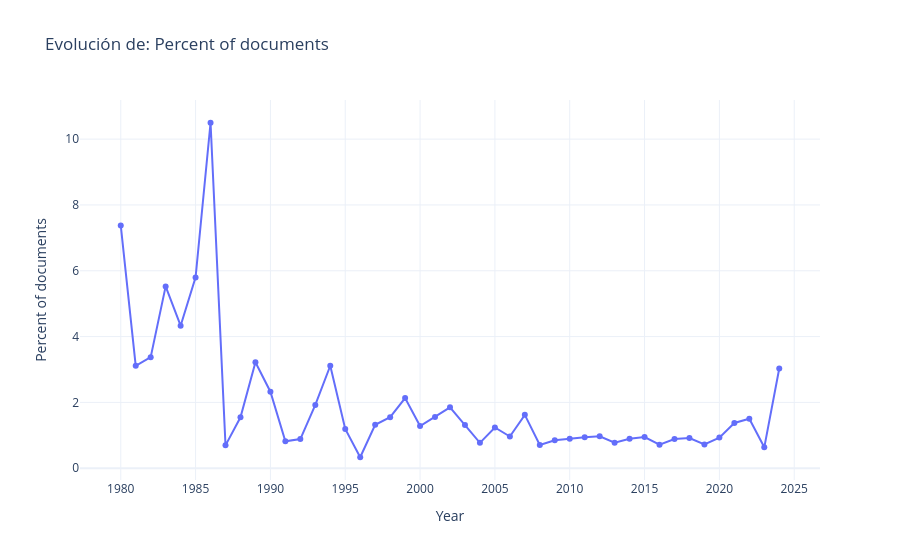

Notebook code for this chart:
### Code cell
#Percent of documents resultó  tener una correlación bastante alta, por lo tanto, las gráficas
#deberían ser bastante parecidas (la generada por pca y la que es a partir de los datos crudos)
#"Ave. authorships"
atributo_a_graficar = "Percent of documents"
#datos que calculamos en el paso anterior (df_features)
df_plot = df_features.reset_index().rename(columns={'index': 'Year'})
fig = px.line(
    df_plot, 
    x='Year', 
    y=atributo_a_graficar,
    title=f"Evolución de: {atributo_a_graficar}",
    markers=True,
    template="plotly_white"
)

# esto es solo para suavisar las esquinas
#fig.update_traces(line_shape='spline', line_width=3)
fig.show()

### Figure 1 — Plotly figure (JSON) as saved in the notebook; plotly's stock layout.template omitted (floating-point values rounded to 4 significant figures)
{"data": [{"hovertemplate": "Year=%{x}<br>Percent of documents=%{y}<extra></extra>", "legendgroup": "", "line": {"color": "#636efa", "dash": "solid"}, "marker": {"symbol": "circle"}, "mode": "lines+markers", "name": "", "orientation": "v", "showlegend": false, "type": "scatter", "x": [1980, 1981, 1982, 1983, 1984, 1985, 1986, 1987, 1988, 1989, 1990, 1991, 1992, 1993, 1994, 1995, 1996, 1997, 1998, 1999, 2000, 2001, 2002, 2003, 2004, 2005, 2006, 2007, 2008, 2009, 2010, 2011, 2012, 2013, 2014, 2015, 2016, 2017, 2018, 2019, 2020, 2021, 2022, 2023, 2024], "xaxis": "x", "y": [7.379, 3.113, 3.373, 5.525, 4.33, 5.798, 10.5, 0.6937, 1.546, 3.221, 2.324, 0.8154, 0.8864, 1.923, 3.113, 1.191, 0.3325, 1.32, 1.551, 2.13, 1.282, 1.559, 1.848, 1.31, 0.7707, 1.238, 0.9627, 1.62, 0.705, 0.8466, 0.8955, 0.9394, 0.9672, 0.7753, 0.8974, 0.9447, 0.715, 0.8871, 0.918, 0.7213, 0.9292, 1.373, 1.504, 0.6339, 3.031], "yaxis": "y"}], "layout": {"legend": {"tracegroupgap": 0}, "title": {"text": "Evolución de: Percent of documents"}, "xaxis": {"anchor": "y", "domain": [0, 1], "title": {"text": "Year"}}, "yaxis": {"anchor": "x", "domain": [0, 1], "title": {"text": "Percent of documents"}}}}
